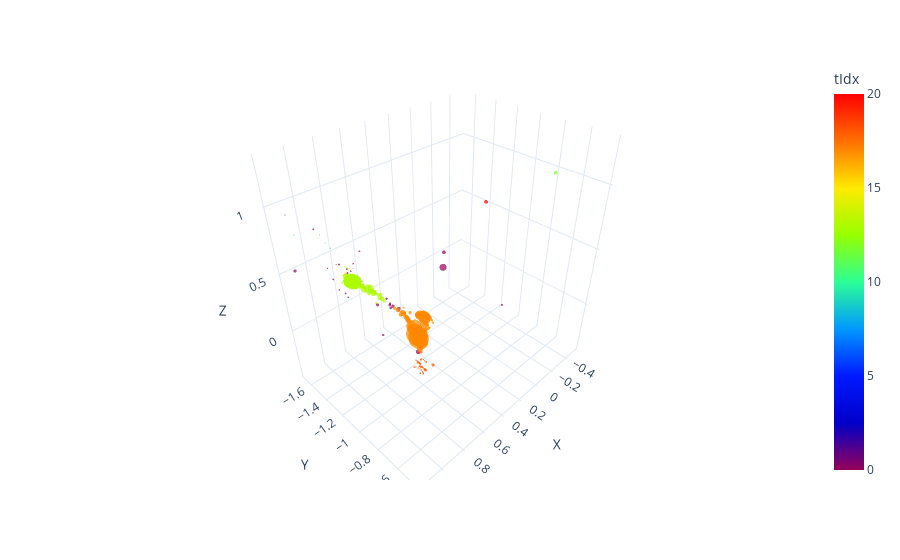

Notebook cell for this chart:
### Code cell
import pandas as pd
import plotly.express as px
from src.logger.plotting_tools import shuffle_truth_colors
from src.layers.inference_oc import clustering_obtain_labels

mask = (g.ndata['particle_number']==1) +(g.ndata['particle_number']==12)#+(g.ndata['particle_number']==1)+(g.ndata['particle_number']==8)

tidx = 1*(labels_hdb[mask].view(-1,1)) # 1*(g.ndata['particle_number'][mask].view(-1,1)) #1*(g.ndata['particle_number'][mask].view(-1,1)) #1*(labels_hdb[mask].view(-1,1))  # 1*(labels_clustering[mask].view(-1,1)) 
#tidx =    1*(g.ndata['hit_link_modified'][mask].view(-1,1))+1
features =   20*g.ndata['e_hits'][mask].view(-1,1)+g.ndata['h'][:,-1][mask].view(-1,1)/20
cellid= g.ndata['particle_number'][mask].view(-1,1)
chi_squared_tracks= g.ndata['chi_squared_tracks'][mask].view(-1,1)
X = g.ndata["coords"][mask] #[mask]
data = {
            "X":X[:, 0].view(-1, 1).detach().cpu().numpy(),
            "Y": X[:, 1].view(-1, 1).detach().cpu().numpy(),
            "Z": X[:, 2].view(-1, 1).detach().cpu().numpy(),
            "tIdx": tidx.view(-1, 1).detach().cpu().numpy(),
            "features": features.view(-1, 1).detach().cpu().numpy(),
            "cellid":cellid.view(-1, 1).detach().cpu().numpy(),
            "chi_squared_tracks": chi_squared_tracks.view(-1, 1).detach().cpu().numpy(),
        }
hoverdict = {}
# if hoverfeat is not None:
#     for j in range(hoverfeat.shape[1]):
#         hoverdict["f_" + str(j)] = hoverfeat[:, j : j + 1]
#     data.update(hoverdict)

# if nidx is not None:
#     data.update({"av_same": av_same})

df = pd.DataFrame(
np.concatenate([data[k] for k in data], axis=1),
columns=[k for k in data],
)
rdst = np.random.RandomState(1234567890)  # all the same
# shuffle_truth_colors(df, "tIdx", rdst)

hover_data = ["tIdx", "cellid", "chi_squared_tracks"] #+ [k for k in hoverdict.keys()]
# if nidx is not None:
#     hover_data.append("av_same")
fig = px.scatter_3d(
df,
x="X",
y="Y",
z="Z",
color="tIdx",
size="features",
hover_data=hover_data,
template="plotly_white",
range_color=[0,20],
color_continuous_scale=px.colors.sequential.Rainbow,
)
fig.update_traces(marker=dict(line=dict(width=0)))

### Figure 1 — Plotly figure (JSON) as saved in the notebook; plotly's stock layout.template omitted (floating-point values rounded to 4 significant figures; data arrays with more than 128 entries replaced by an {"elided": "..."} marker saying what was removed)
{"data": [{"customdata": {"elided": "1145x3 float values"}, "hovertemplate": "X=%{x}<br>Y=%{y}<br>Z=%{z}<br>features=%{marker.size}<br>tIdx=%{marker.color}<br>cellid=%{customdata[1]}<br>chi_squared_tracks=%{customdata[2]}<extra></extra>", "legendgroup": "", "marker": {"color": {"elided": "1145 int values"}, "coloraxis": "coloraxis", "line": {"width": 0}, "size": {"elided": "1145 float values"}, "sizemode": "area", "sizeref": 0.06086, "symbol": "circle"}, "mode": "markers", "name": "", "scene": "scene", "showlegend": false, "type": "scatter3d", "x": {"elided": "1145 float values"}, "y": {"elided": "1145 float values"}, "z": {"elided": "1145 float values"}}], "layout": {"coloraxis": {"cmax": 20, "cmin": 0, "colorbar": {"title": {"text": "tIdx"}}, "colorscale": [[0, "rgb(150,0,90)"], [0.125, "rgb(0,0,200)"], [0.25, "rgb(0,25,255)"], [0.375, "rgb(0,152,255)"], [0.5, "rgb(44,255,150)"], [0.625, "rgb(151,255,0)"], [0.75, "rgb(255,234,0)"], [0.875, "rgb(255,111,0)"], [1, "rgb(255,0,0)"]]}, "legend": {"itemsizing": "constant", "tracegroupgap": 0}, "margin": {"t": 60}, "scene": {"domain": {"x": [0, 1], "y": [0, 1]}, "xaxis": {"title": {"text": "X"}}, "yaxis": {"title": {"text": "Y"}}, "zaxis": {"title": {"text": "Z"}}}}}
